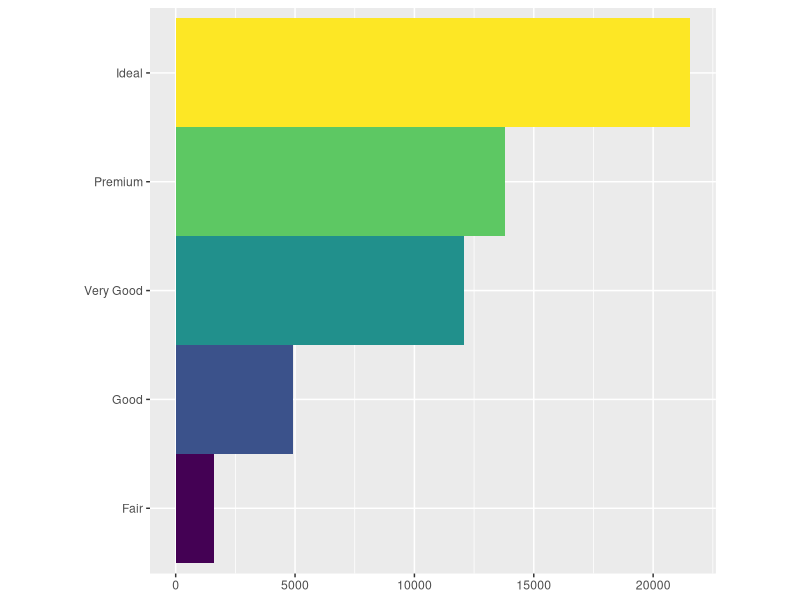
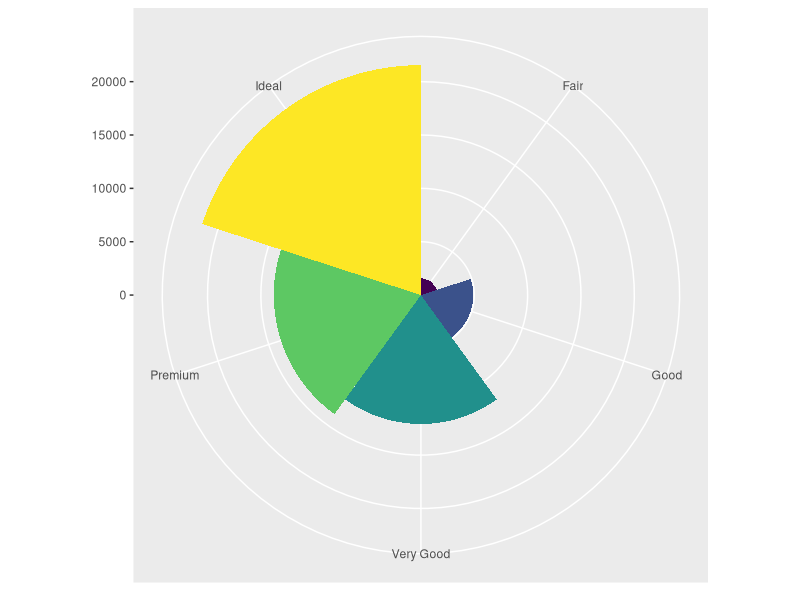

These figures' R source, in order:
library(ggplot2)
bar <- ggplot(data = diamonds) + 
  geom_bar(
    mapping = aes(x = cut, fill = cut), 
    show.legend = FALSE,
    width = 1
  ) + 
  theme(aspect.ratio = 1) +
  labs(x = NULL, y = NULL)

bar + coord_flip()
bar + coord_polar()